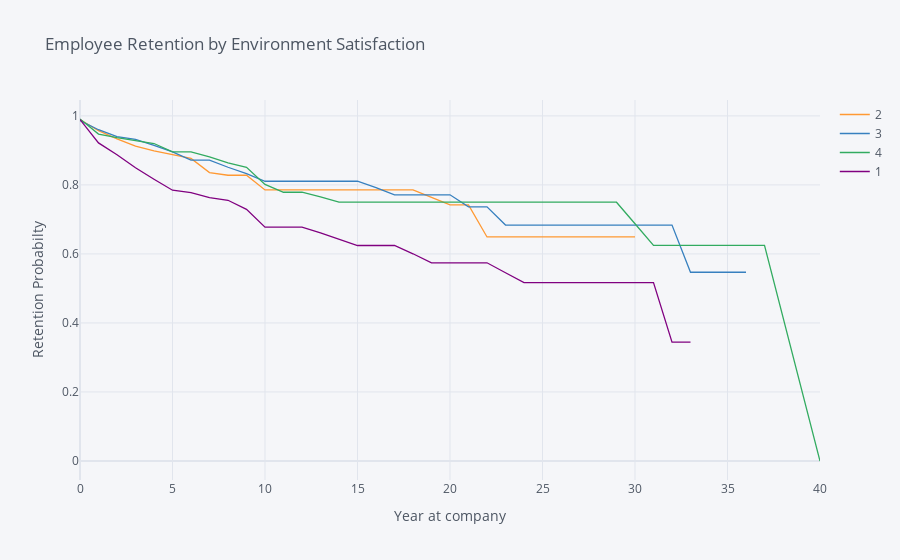

The code cell stored with this chart in its notebook:
### Markdown cell above
## 6. Let's find out how job satisfaction affects retention rates. Generate and plot survival curves for each level of job satisfaction by number of years at the company.

### Code cell
data['Status-Gender']= list(zip(data['MaritalStatus'],data['Gender']))

group_field = 'EnvironmentSatisfaction'
time_field = 'YearsAtCompany'
event_field = 'Attrition'
result6_2 = survival(data, group_field, time_field, event_field)
result6_2.iplot(kind = 'line', xTitle ='Year at company' , yTitle = 'Retention Probabilty', title = 'Employee Retention by Environment Satisfaction')

### Figure 1 — Plotly figure (JSON) as saved in the notebook; plotly's stock layout.template omitted (floating-point values rounded to 4 significant figures)
{"data": [{"line": {"color": "rgba(255, 153, 51, 1.0)", "dash": "solid", "shape": "linear", "width": 1.3}, "mode": "lines", "name": "2", "text": "", "type": "scatter", "x": [0, 1, 2, 3, 4, 5, 6, 7, 8, 9, 10, 11, 12, 13, 14, 15, 16, 17, 18, 19, 20, 21, 22, 23, 24, 25, 26, 27, 29, 30, 31, 32, 33, 34, 36, 37, 40], "y": [0.9895, 0.9572, 0.9335, 0.9124, 0.8988, 0.8888, 0.8769, 0.8358, 0.828, 0.828, 0.7856, 0.7856, 0.7856, 0.7856, 0.7856, 0.7856, 0.7856, 0.7856, 0.7856, 0.7637, 0.7419, 0.7419, 0.6492, 0.6492, 0.6492, 0.6492, 0.6492, 0.6492, 0.6492, 0.6492, "", "", "", "", "", "", ""]}, {"line": {"color": "rgba(55, 128, 191, 1.0)", "dash": "solid", "shape": "linear", "width": 1.3}, "mode": "lines", "name": "3", "text": "", "type": "scatter", "x": [0, 1, 2, 3, 4, 5, 6, 7, 8, 9, 10, 11, 12, 13, 14, 15, 16, 17, 18, 19, 20, 21, 22, 23, 24, 25, 26, 27, 29, 30, 31, 32, 33, 34, 36, 37, 40], "y": [0.9868, 0.96, 0.9403, 0.9323, 0.9147, 0.8957, 0.8718, 0.8718, 0.8512, 0.8326, 0.8107, 0.8107, 0.8107, 0.8107, 0.8107, 0.8107, 0.7923, 0.7714, 0.7714, 0.7714, 0.7714, 0.7364, 0.7364, 0.6838, 0.6838, 0.6838, 0.6838, 0.6838, 0.6838, 0.6838, 0.6838, 0.6838, 0.547, 0.547, 0.547, "", ""]}, {"line": {"color": "rgba(50, 171, 96, 1.0)", "dash": "solid", "shape": "linear", "width": 1.3}, "mode": "lines", "name": "4", "text": "", "type": "scatter", "x": [0, 1, 2, 3, 4, 5, 6, 7, 8, 9, 10, 11, 12, 13, 14, 15, 16, 17, 18, 19, 20, 21, 22, 23, 24, 25, 26, 27, 29, 30, 31, 32, 33, 34, 36, 37, 40], "y": [0.991, 0.9473, 0.9374, 0.9292, 0.92, 0.8958, 0.8958, 0.8815, 0.8641, 0.851, 0.8014, 0.7788, 0.7788, 0.7652, 0.7499, 0.7499, 0.7499, 0.7499, 0.7499, 0.7499, 0.7499, 0.7499, 0.7499, 0.7499, 0.7499, 0.7499, 0.7499, 0.7499, 0.7499, 0.6874, 0.6249, 0.6249, 0.6249, 0.6249, 0.6249, 0.6249, 0]}, {"line": {"color": "rgba(128, 0, 128, 1.0)", "dash": "solid", "shape": "linear", "width": 1.3}, "mode": "lines", "name": "1", "text": "", "type": "scatter", "x": [0, 1, 2, 3, 4, 5, 6, 7, 8, 9, 10, 11, 12, 13, 14, 15, 16, 17, 18, 19, 20, 21, 22, 23, 24, 25, 26, 27, 29, 30, 31, 32, 33, 34, 36, 37, 40], "y": [0.9894, 0.9218, 0.8875, 0.8499, 0.8164, 0.7846, 0.7778, 0.7633, 0.7555, 0.7291, 0.6778, 0.6778, 0.6778, 0.6612, 0.6434, 0.6244, 0.6244, 0.6244, 0.6004, 0.5743, 0.5743, 0.5743, 0.5743, 0.5456, 0.5169, 0.5169, 0.5169, 0.5169, 0.5169, 0.5169, 0.5169, 0.3446, 0.3446, "", "", "", ""]}], "layout": {"autosize": true, "legend": {"bgcolor": "#F5F6F9", "font": {"color": "#4D5663"}}, "paper_bgcolor": "#F5F6F9", "plot_bgcolor": "#F5F6F9", "title": {"font": {"color": "#4D5663"}, "text": "Employee Retention by Environment Satisfaction"}, "xaxis": {"autorange": true, "gridcolor": "#E1E5ED", "range": [0, 40], "showgrid": true, "tickfont": {"color": "#4D5663"}, "title": {"font": {"color": "#4D5663"}, "text": "Year at company"}, "type": "linear", "zerolinecolor": "#E1E5ED"}, "yaxis": {"autorange": true, "gridcolor": "#E1E5ED", "range": [-0.05506, 1.046], "showgrid": true, "tickfont": {"color": "#4D5663"}, "title": {"font": {"color": "#4D5663"}, "text": "Retention Probabilty"}, "type": "linear", "zerolinecolor": "#E1E5ED"}}}
